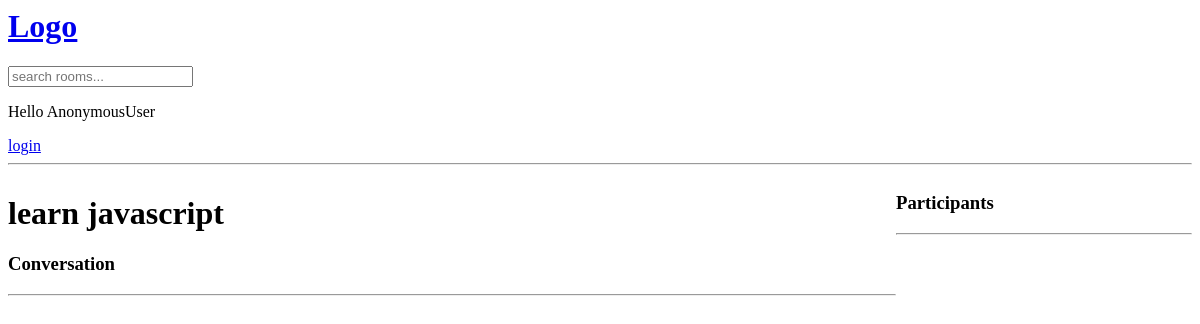
The app's page /room/1/, older data.
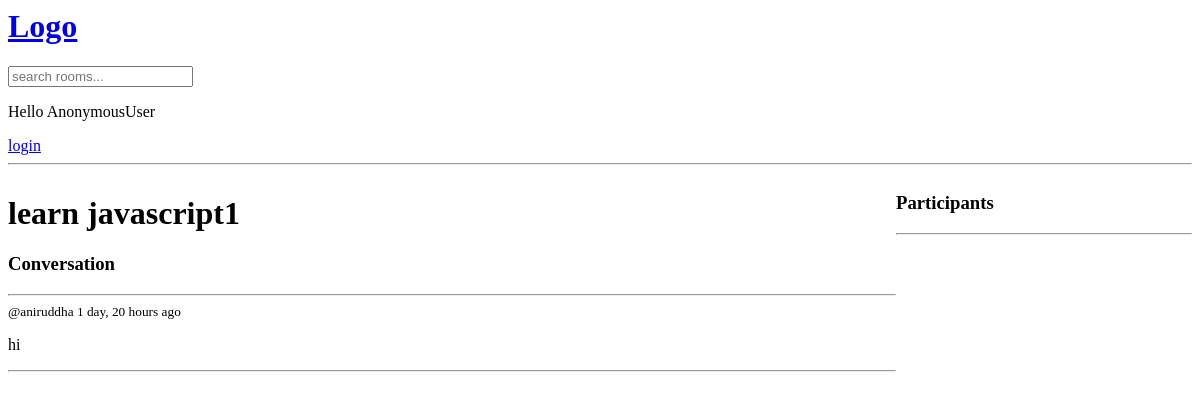
The same page, newer data.
### base/models.py (models this page shows, shortened)
class Room(models.Model):
    host=models.ForeignKey(User,on_delete=models.SET_NULL,null=True)
    topic=models.ForeignKey(Topic,on_delete=models.SET_NULL,null=True)
    name=models.CharField(max_length=200)
    description=models.TextField(null=True,blank=True)
    participants=models.ManyToManyField(User,related_name='participants',blank=True)
    updated=models.DateTimeField(auto_now=True)
    created=models.DateTimeField(auto_now_add=True)
    class Meta:
        ordering=['-updated','-created']

class Message(models.Model):
    user=models.ForeignKey(User,on_delete=models.CASCADE)
    room=models.ForeignKey(Room,on_delete=models.CASCADE)
    body=models.TextField()
    updated=models.DateTimeField(auto_now=True)
    created=models.DateTimeField(auto_now_add=True)

### base/views.py (the view, shortened to what this page needs)
# urls.py: path('room/<str:pk>/',views.room,name="room"),
def room(request,pk):
    room=Room.objects.get(id=pk)
    room_messages=room.message_set.all().order_by('-created')
    participants=room.participants.all()
    context ={'room':room,'room_messages':room_messages,'participants':participants}
    return render(request,'base/room.html',context)

### base/templates/base/room.html (shortened to what this page needs)
{%extends 'main.html'%} {%block content%}
<div class="room-container">
  <div>
    <h1>{{room.name}}</h1>
    <div class="comment-wrapper">
      <h3>Conversation</h3>
      <hr />
      {% for message in room_messages%}
      <div>
        <small>@{{message.user}} {{message.created | timesince}} ago</small>
        <p>{{message.body}}</p>
        <hr />
      </div>
      {%endfor%}
    </div>
  </div>
  <div>
    <h3>Participants</h3>
    <hr />
  </div>
</div>
{%endblock%}

Row changes from the older to the newer data that the page shows:
changed Room: name "learn javascript" → "learn javascript1"
added Message: user "aniruddha", created "1 day, 20 hours", body "hi"
